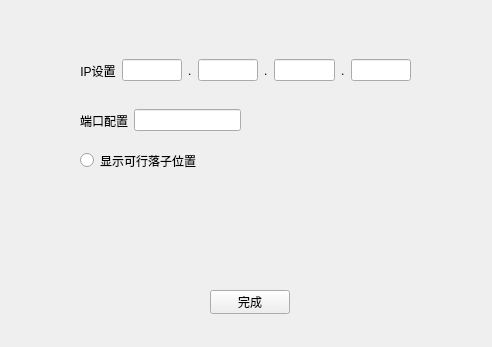
<?xml version="1.0" encoding="UTF-8"?>
<ui version="4.0">
 <class>SettingsWidget</class>
 <widget class="QWidget" name="SettingsWidget">
  <property name="geometry">
   <rect>
    <x>0</x>
    <y>0</y>
    <width>492</width>
    <height>347</height>
   </rect>
  </property>
  <property name="windowTitle">
   <string>Form</string>
  </property>
  <widget class="QWidget" name="horizontalLayoutWidget">
   <property name="geometry">
    <rect>
     <x>80</x>
     <y>50</y>
     <width>331</width>
     <height>41</height>
    </rect>
   </property>
   <layout class="QHBoxLayout" name="horizontalLayout">
    <item>
     <widget class="QLabel" name="label">
      <property name="cursor">
       <cursorShape>ArrowCursor</cursorShape>
      </property>
      <property name="text">
       <string>IP设置</string>
      </property>
      <property name="alignment">
       <set>Qt::AlignCenter</set>
      </property>
     </widget>
    </item>
    <item>
     <widget class="QLineEdit" name="IP_1"/>
    </item>
    <item>
     <widget class="QLabel" name="label_3">
      <property name="text">
       <string>.</string>
      </property>
     </widget>
    </item>
    <item>
     <widget class="QLineEdit" name="IP_2"/>
    </item>
    <item>
     <widget class="QLabel" name="label_2">
      <property name="text">
       <string>.</string>
      </property>
     </widget>
    </item>
    <item>
     <widget class="QLineEdit" name="IP_3"/>
    </item>
    <item>
     <widget class="QLabel" name="label_4">
      <property name="text">
       <string>.</string>
      </property>
     </widget>
    </item>
    <item>
     <widget class="QLineEdit" name="IP_4"/>
    </item>
   </layout>
  </widget>
  <widget class="QWidget" name="horizontalLayoutWidget_2">
   <property name="geometry">
    <rect>
     <x>80</x>
     <y>100</y>
     <width>161</width>
     <height>41</height>
    </rect>
   </property>
   <layout class="QHBoxLayout" name="horizontalLayout_2">
    <item>
     <widget class="QLabel" name="label_5">
      <property name="text">
       <string>端口配置</string>
      </property>
     </widget>
    </item>
    <item>
     <widget class="QLineEdit" name="port"/>
    </item>
   </layout>
  </widget>
  <widget class="QPushButton" name="finish">
   <property name="geometry">
    <rect>
     <x>210</x>
     <y>290</y>
     <width>80</width>
     <height>24</height>
    </rect>
   </property>
   <property name="text">
    <string>完成</string>
   </property>
  </widget>
  <widget class="QRadioButton" name="radioButton">
   <property name="enabled">
    <bool>true</bool>
   </property>
   <property name="geometry">
    <rect>
     <x>80</x>
     <y>150</y>
     <width>121</width>
     <height>21</height>
    </rect>
   </property>
   <property name="autoFillBackground">
    <bool>false</bool>
   </property>
   <property name="text">
    <string>显示可行落子位置</string>
   </property>
  </widget>
 </widget>
 <resources/>
 <connections>
  <connection>
   <sender>finish</sender>
   <signal>clicked()</signal>
   <receiver>SettingsWidget</receiver>
   <slot>saveSettings()</slot>
   <hints>
    <hint type="sourcelabel">
     <x>246</x>
     <y>302</y>
    </hint>
    <hint type="destinationlabel">
     <x>325</x>
     <y>224</y>
    </hint>
   </hints>
  </connection>
 </connections>
 <slots>
  <slot>saveSettings()</slot>
 </slots>
</ui>
